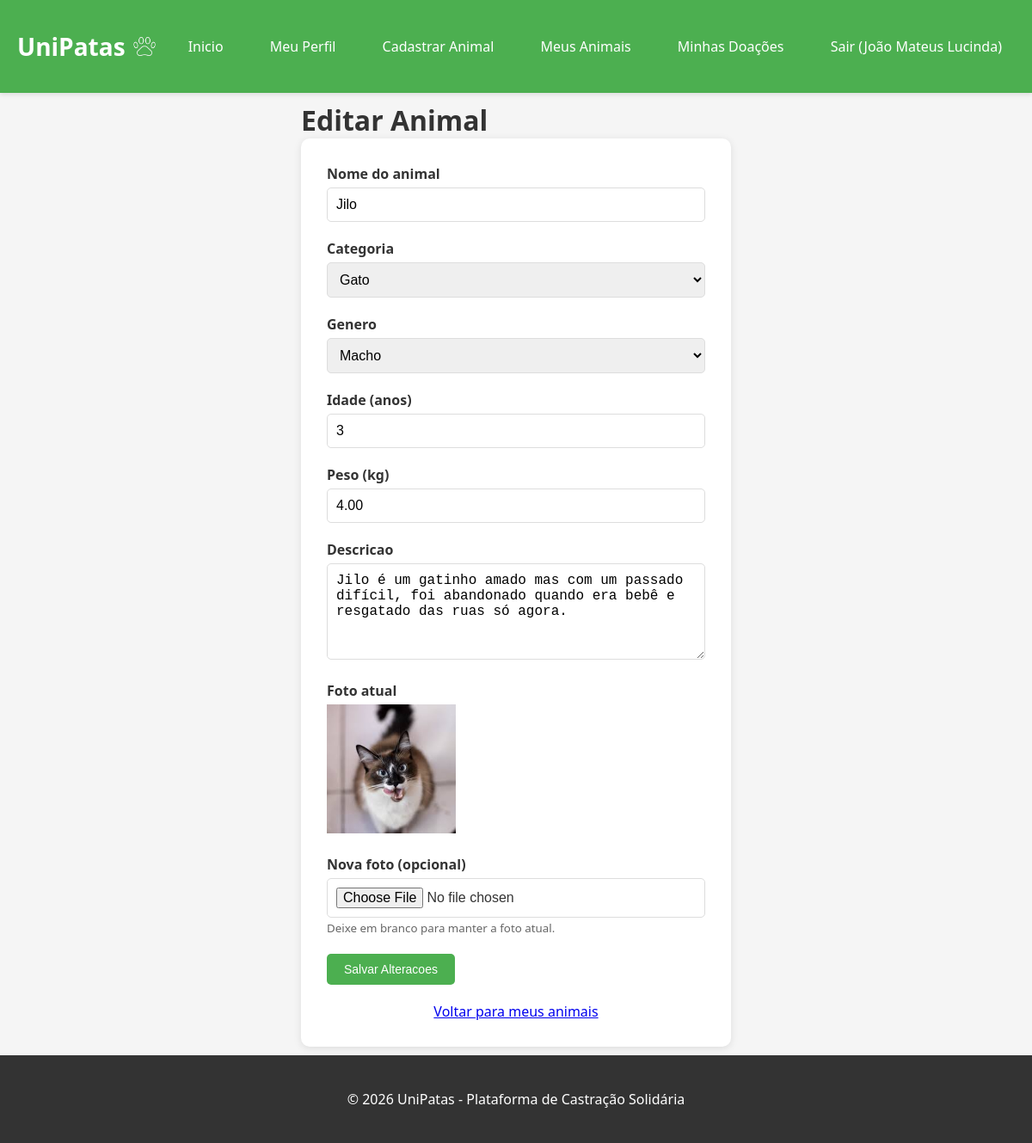
Page /animais/animais_editar.php?id=2 (signed in) on the committed database.
### tables this page shows
CREATE TABLE `animais` (
  `id` int(11) NOT NULL,
  `nome` varchar(100) NOT NULL,
  `foto` varchar(255) DEFAULT NULL,
  `categoria` enum('cao','gato') NOT NULL,
  `genero` enum('macho','femea') NOT NULL,
  `idade` int(11) DEFAULT NULL,
  `peso` decimal(5,2) DEFAULT NULL,
  `descricao` text DEFAULT NULL,
  `id_usuario` int(11) DEFAULT NULL,
  `doacao_concluida` tinyint(1) NOT NULL DEFAULT 0
);

### animais/animais_editar.php (the view, shortened to what this page needs)
<?php
require_once '../config/conexao.php';
$id = isset($_GET['id']) ? (int)$_GET['id'] : 0;
$sql = "SELECT * FROM animais WHERE id = ? AND id_usuario = ?";
$stmt = $conn->prepare($sql);
$stmt->bind_param("ii", $id, $_SESSION['usuario_id']);
$stmt->execute();
$result = $stmt->get_result();
$animal = $result->fetch_assoc();
include '../includes/header.php';
?>
<h1>Editar Animal</h1>
<div class="form-container" style="margin: 0 auto;">
    <form method="POST" enctype="multipart/form-data">
        <div class="form-group">
            <label>Nome do animal</label>
            <input type="text" name="nome" value="<?php echo htmlspecialchars($animal['nome']); ?>" required>
        </div>
        <div class="form-group">
            <label>Categoria</label>
            <select name="categoria" required>
                <option value="gato" <?php echo $animal['categoria'] == 'gato' ? 'selected' : ''; ?>>Gato</option>
            </select>
        </div>
        <div class="form-group">
            <label>Genero</label>
            <select name="genero" required>
                <option value="macho" <?php echo $animal['genero'] == 'macho' ? 'selected' : ''; ?>>Macho</option>
            </select>
        </div>
        <div class="form-group">
            <label>Idade (anos)</label>
            <input type="number" name="idade" value="<?php echo $animal['idade']; ?>" required>
        </div>
        <div class="form-group">
            <label>Peso (kg)</label>
            <input type="number" step="0.01" name="peso" value="<?php echo $animal['peso']; ?>">
        </div>
        <div class="form-group">
            <label>Descricao</label>
            <textarea name="descricao" rows="5"><?php echo htmlspecialchars($animal['descricao']); ?></textarea>
        </div>
        <div class="form-group">
            <label>Foto atual</label>
            <?php if($animal['foto']): ?>
                <p><img src="/unipatas/<?php echo $animal['foto']; ?>" style="max-width: 150px; max-height: 150px;"></p>
            <?php else: ?>
                <p>Nenhuma foto cadastrada.</p>
            <?php endif; ?>
        </div>
        <div class="form-group">
            <label>Nova foto (opcional)</label>
            <input type="file" name="foto" accept="image/*">
            <small style="color: #666;">Deixe em branco para manter a foto atual.</small>
        </div>
        <button type="submit" class="btn">Salvar Alteracoes</button>
    </form>
    <p style="text-align: center; margin-top: 20px;">
        <a href="meus_animais.php">Voltar para meus animais</a>
    </p>
</div>
<?php include '../includes/footer.php'; ?>

### css/estilo.css (style rules this page uses)
* { margin: 0; padding: 0; box-sizing: border-box; }
body { font-family: 'Segoe UI', Tahoma, Geneva, Verdana, sans-serif; background-color: #f5f5f5; color: #333; }
.form-container { max-width: 500px; margin: 40px auto; background: white; padding: 30px; border-radius: 10px; box-shadow: 0 2px 10px rgba(0,0,0,0.1); }
.form-group { margin-bottom: 20px; }
label { display: block; margin-bottom: 5px; font-weight: bold; }
input, select, textarea { width: 100%; padding: 10px; border: 1px solid #ddd; border-radius: 5px; font-size: 16px; }
.btn { display: inline-block; background-color: #4CAF50; color: white; padding: 10px 20px; text-decoration: none; border-radius: 5px; border: none; cursor: pointer; font-size: 14px; transition: background 0.3s; }
html, body { height: 100%; }
body { display: flex; flex-direction: column; min-height: 100vh; }

### rows in the picture
animais: nome "Jilo", categoria "Gato", genero "Macho", idade "3", peso "4.00", descricao "Jilo é um gatinho amado mas com um passado difícil, foi abandonado quando era bebê e resgatado das ruas só agora.", foto (picture)

### other values in the picture
$_SESSION['usuario_nome'] "João Mateus Lucinda"
